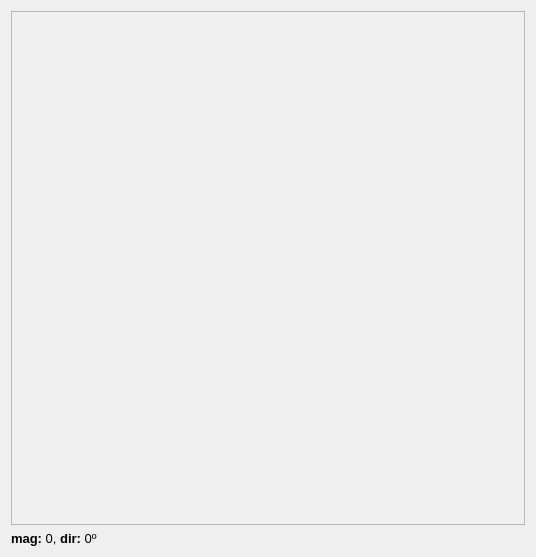
<?xml version="1.0" encoding="UTF-8"?>
<ui version="4.0">
 <class>ui_sobelwindow</class>
 <widget class="QWidget" name="ui_sobelwindow">
  <property name="windowModality">
   <enum>Qt::ApplicationModal</enum>
  </property>
  <property name="geometry">
   <rect>
    <x>0</x>
    <y>0</y>
    <width>532</width>
    <height>556</height>
   </rect>
  </property>
  <property name="windowTitle">
   <string>Sobel</string>
  </property>
  <layout class="QVBoxLayout" name="verticalLayout">
   <item>
    <widget class="QScrollArea" name="scrollArea">
     <property name="minimumSize">
      <size>
       <width>514</width>
       <height>514</height>
      </size>
     </property>
     <property name="maximumSize">
      <size>
       <width>514</width>
       <height>514</height>
      </size>
     </property>
     <property name="widgetResizable">
      <bool>true</bool>
     </property>
     <widget class="MainLabel" name="label">
      <property name="geometry">
       <rect>
        <x>0</x>
        <y>0</y>
        <width>512</width>
        <height>512</height>
       </rect>
      </property>
      <property name="mouseTracking">
       <bool>true</bool>
      </property>
     </widget>
    </widget>
   </item>
   <item>
    <layout class="QHBoxLayout" name="horizontalLayout">
     <item>
      <widget class="QLabel" name="mag">
       <property name="font">
        <font>
         <pointsize>10</pointsize>
        </font>
       </property>
       <property name="text">
        <string>&lt;html&gt;&lt;head/&gt;&lt;body&gt;&lt;p&gt;&lt;span style=&quot; font-weight:600;&quot;&gt;mag:&lt;/span&gt; 0, &lt;span style=&quot; font-weight:600;&quot;&gt;dir:&lt;/span&gt; 0º&lt;/p&gt;&lt;/body&gt;&lt;/html&gt;</string>
       </property>
      </widget>
     </item>
    </layout>
   </item>
  </layout>
 </widget>
 <customwidgets>
  <customwidget>
   <class>MainLabel</class>
   <extends>QWidget</extends>
   <header>mainlabel.h</header>
  </customwidget>
 </customwidgets>
 <resources/>
 <connections/>
</ui>
